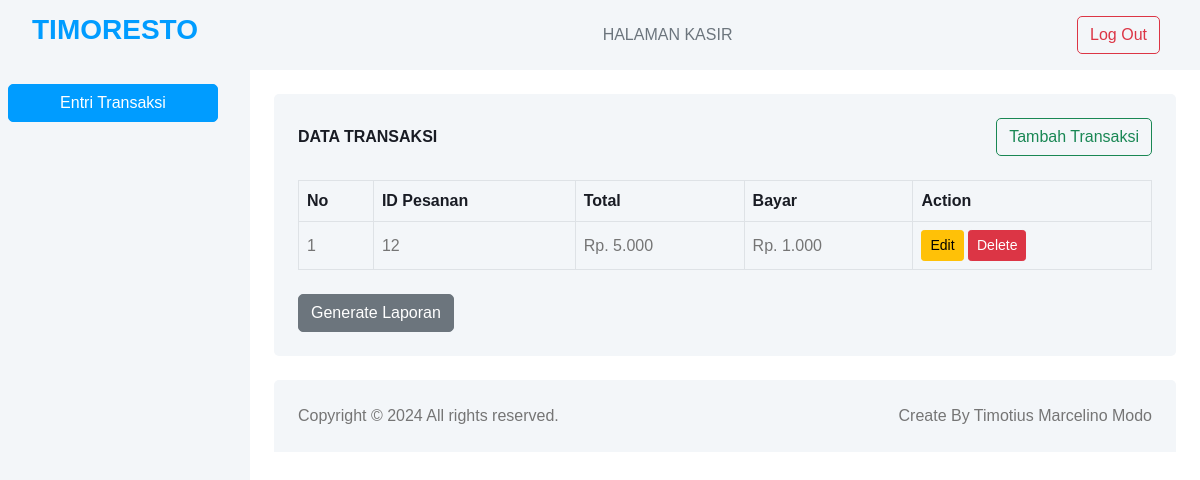
The app's page /kasir/kasir.php with its own data.
### tables this page shows
CREATE TABLE `transaksi` (
  `idTransaksi` int NOT NULL,
  `idPesanan` int NOT NULL,
  `total` int NOT NULL,
  `bayar` int NOT NULL
);

CREATE TABLE `pesanan` (
  `idPesanan` int NOT NULL,
  `idMenu` int NOT NULL,
  `idPelanggan` int NOT NULL,
  `jumlah` int NOT NULL,
  `idUser` int NOT NULL,
  `idMeja` int NOT NULL
);

### kasir/kasir.php (the view, shortened to what this page needs)
<!DOCTYPE html>
<html lang="en">
<head>
    <link href="../css/bootstrap.min.css" rel="stylesheet">
    <link href="../css/style.css" rel="stylesheet">
</head>
<body>
    <div class="sidebar pe-4 pb-3">
        <nav class="navbar bg-light navbar-light">
            <a class="navbar-brand mx-4 mb-3">
                <h3 class="text-primary"><i class=" me-2"></i>TIMORESTO</h3>
            </a>
            <div class="navbar-nav w-100">
                <a href="kasir.php" class="btn btn-primary m-2 ">Entri Transaksi</a>
            </div>
        </nav>
    </div>
    <div class="content">
        <nav class="navbar navbar-expand bg-light navbar-light sticky-top px-4 py-0">
            <span class="d-none d-lg-inline-flex ms-auto text-secondary">HALAMAN KASIR</span>
            <div class="navbar-nav align-items-center ms-auto">
                <div>
                    <a>
                        <div class="m-3">
                            <a href="../index.php" class="btn btn-outline-danger">Log Out</a>
                        </div>
                    </a>
                </div>
            </div>
        </nav>
        <div class="container-fluid pt-4 px-4">
            <div class="bg-light text-center rounded p-4">
                <div class="d-flex align-items-center justify-content-between mb-4">
                    <h6 class="mb-0">DATA TRANSAKSI</h6>
                    <a href="tambahTransaksi.php" class="btn btn-outline-success ">Tambah Transaksi</a>
                </div>
                <div class="table-responsive">
                    <table class="table text-start align-middle table-bordered table-hover mb-0">
                        <thead>
                            <tr class="text-dark">
                                <th scope="col">No</th>
                                <th scope="col">ID Pesanan</th>
                                <th scope="col">Total</th>
                                <th scope="col">Bayar</th>
                                <th scope="col">Action</th>
                            </tr>
                        </thead>
                        <tbody>
                            <?php
                            include '../koneksi.php';
                            $query = "SELECT * FROM transaksi";
                            $result = $koneksi->query($query);
                            if ($result && $result->num_rows > 0) {
                                $no = 1;
                                while ($row = $result->fetch_assoc()) {
                                    $query_idPesanan = "SELECT idPesanan FROM pesanan WHERE idPesanan = '" . $row['idPesanan'] . "'";
                                    $result_idPesanan = mysqli_query($koneksi, $query_idPesanan);
                                    $row_idPesanan = mysqli_fetch_assoc($result_idPesanan);
                                    $idPesanan = $row_idPesanan['idPesanan'];
                            ?>
                                    <tr>
                                        <td><?php echo $no++; ?></td>
                                        <td><?php echo $idPesanan; ?></td>
                                        <td>Rp. <?php echo number_format($row['total'], 0, ',', '.'); ?></td>
                                        <td>Rp. <?php echo number_format($row['bayar'], 0, ',', '.'); ?></td>
                                        <td>
                                        <button type="button" class="btn btn-warning btn-sm edit-btn" onclick="window.location.href='editTransaksi.php?idTransaksi=<?php echo $row['idTransaksi']; ?>'">Edit</button>
                                            <button type="button" class="btn btn-danger btn-sm" data-bs-toggle="modal" data-bs-target="#hapusModal<?php echo $row['idTransaksi']; ?>">Delete</button>
                                        </td>
                                    </tr>
                            <?php
                                }
                            } else {
                                echo "<tr><td colspan='7'>Tidak ada data yang tersedia</td></tr>";
                            }
                            ?>
                        </tbody>
                    </table>
                    <div class="mt-4">
                        <a href="cetakTransaksi.php" target="_blank" class="btn btn-secondary float-start">Generate Laporan</a>
                    </div>
                </div>
            </div>
        </div>
        <div class="container-fluid pt-4 px-4">
            <div class="bg-light rounded-top p-4">
                <div class="row">
                    <div class="col-12 col-sm-6 text-center text-sm-start">
                        Copyright © 2024 All rights reserved.
                    </div>
                    <div class="col-12 col-sm-6 text-center text-sm-end">
                        Create By Timotius Marcelino Modo
                    </div>
                </div>
            </div>
        </div>
    </div>
</body>
</html>

### css/style.css (style rules this page uses)
:root { --primary: #009CFF; --light: #F3F6F9; --dark: #191C24; }
.btn { transition: .5s; }
.btn.btn-primary { color: #FFFFFF; }
.sidebar { position: fixed; top: 0; left: 0; bottom: 0; width: 250px; height: 100vh; overflow-y: auto; background: var(--light); transition: 0.5s; z-index: 999; }
.content { margin-left: 250px; min-height: 100vh; background: #FFFFFF; transition: 0.5s; }
@media (min-width: 992px) { .sidebar { margin-left: 0; } }
@media (min-width: 992px) { .content { width: calc(100% - 250px); } }

### records on screen
transaksi: idPesanan.idPesanan "12", total "5.000", bayar "1.000"
